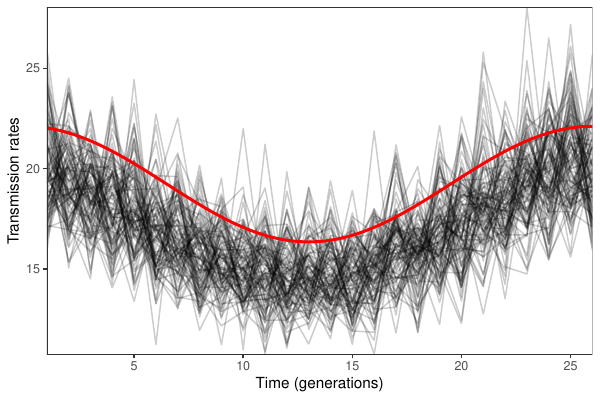

Write the R code that produced this figure.
library(dplyr)
library(ggplot2); theme_set(theme_bw())

load("../sinusoidal_fit/sinusoidal_tsir_fit_default.rda")

transdata <- translist %>%
	bind_rows(.id="sim")

gtrans <- ggplot(transdata) +
	geom_line(aes(time, beta, group=sim), alpha=0.2) +
	stat_function(fun=function(x) (500/26 * (1 + 0.15 * cos(x * 2 * pi/26))), col=2, lwd=1) +
	scale_x_continuous("Time (generations)", expand=c(0, 0)) +
	scale_y_continuous("Transmission rates", expand=c(0, 0)) +
	theme(
		strip.background = element_blank(),
		panel.grid = element_blank()
	)

ggsave("tsir_transmission.pdf", gtrans, width=6, height=4)
